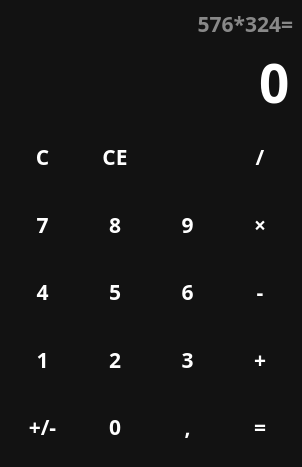
<?xml version="1.0" encoding="UTF-8"?>
<ui version="4.0">
 <class>MainWindow</class>
 <widget class="QMainWindow" name="MainWindow">
  <property name="geometry">
   <rect>
    <x>0</x>
    <y>0</y>
    <width>302</width>
    <height>467</height>
   </rect>
  </property>
  <property name="windowTitle">
   <string>MainWindow</string>
  </property>
  <property name="windowIcon">
   <iconset resource="files.qrc">
    <normaloff>:/icons/icons/calculate_24dp_000000_FILL1_wght400_GRAD0_opsz24.png</normaloff>:/icons/icons/calculate_24dp_000000_FILL1_wght400_GRAD0_opsz24.png</iconset>
  </property>
  <property name="styleSheet">
   <string notr="true">QWidget {
	color: white;
	background-color: #121212;
	font-family: Rubik;
	font-size: 16pt;
	font-weight: 600;
}

QPushButton {
	background-color: transparent;
	border: none;
}

QPushButton:hover {
	background-color: #666;
}

QPushButton:pressed {
	background-color: #888;
}</string>
  </property>
  <widget class="QWidget" name="centralwidget">
   <layout class="QVBoxLayout" name="verticalLayout">
    <item>
     <widget class="QLabel" name="lbl_temp">
      <property name="sizePolicy">
       <sizepolicy hsizetype="Expanding" vsizetype="Maximum">
        <horstretch>0</horstretch>
        <verstretch>0</verstretch>
       </sizepolicy>
      </property>
      <property name="cursor">
       <cursorShape>PointingHandCursor</cursorShape>
      </property>
      <property name="styleSheet">
       <string notr="true">color: #888;</string>
      </property>
      <property name="text">
       <string>576*324=</string>
      </property>
      <property name="alignment">
       <set>Qt::AlignRight|Qt::AlignTrailing|Qt::AlignVCenter</set>
      </property>
     </widget>
    </item>
    <item>
     <widget class="QLineEdit" name="le_entry">
      <property name="styleSheet">
       <string notr="true">font-size: 40pt;
border: none;</string>
      </property>
      <property name="text">
       <string>0</string>
      </property>
      <property name="maxLength">
       <number>10</number>
      </property>
      <property name="alignment">
       <set>Qt::AlignRight|Qt::AlignTrailing|Qt::AlignVCenter</set>
      </property>
      <property name="readOnly">
       <bool>true</bool>
      </property>
     </widget>
    </item>
    <item>
     <layout class="QGridLayout" name="layout_buttons">
      <item row="1" column="2">
       <widget class="QPushButton" name="btn_9">
        <property name="sizePolicy">
         <sizepolicy hsizetype="Minimum" vsizetype="Expanding">
          <horstretch>0</horstretch>
          <verstretch>0</verstretch>
         </sizepolicy>
        </property>
        <property name="cursor">
         <cursorShape>PointingHandCursor</cursorShape>
        </property>
        <property name="text">
         <string>9</string>
        </property>
        <property name="shortcut">
         <string>9</string>
        </property>
       </widget>
      </item>
      <item row="0" column="3">
       <widget class="QPushButton" name="btn_div">
        <property name="sizePolicy">
         <sizepolicy hsizetype="Minimum" vsizetype="Expanding">
          <horstretch>0</horstretch>
          <verstretch>0</verstretch>
         </sizepolicy>
        </property>
        <property name="cursor">
         <cursorShape>PointingHandCursor</cursorShape>
        </property>
        <property name="text">
         <string>/</string>
        </property>
        <property name="shortcut">
         <string>/</string>
        </property>
       </widget>
      </item>
      <item row="0" column="2">
       <widget class="QPushButton" name="btn_backspace">
        <property name="sizePolicy">
         <sizepolicy hsizetype="Minimum" vsizetype="Expanding">
          <horstretch>0</horstretch>
          <verstretch>0</verstretch>
         </sizepolicy>
        </property>
        <property name="cursor">
         <cursorShape>PointingHandCursor</cursorShape>
        </property>
        <property name="text">
         <string/>
        </property>
        <property name="icon">
         <iconset resource="files.qrc">
          <normaloff>:/icons/icons/backspace_24dp_FFFFFF_FILL1_wght400_GRAD0_opsz24.png</normaloff>:/icons/icons/backspace_24dp_FFFFFF_FILL1_wght400_GRAD0_opsz24.png</iconset>
        </property>
        <property name="iconSize">
         <size>
          <width>24</width>
          <height>24</height>
         </size>
        </property>
        <property name="shortcut">
         <string>Backspace</string>
        </property>
       </widget>
      </item>
      <item row="2" column="3">
       <widget class="QPushButton" name="btn_sub">
        <property name="sizePolicy">
         <sizepolicy hsizetype="Minimum" vsizetype="Expanding">
          <horstretch>0</horstretch>
          <verstretch>0</verstretch>
         </sizepolicy>
        </property>
        <property name="cursor">
         <cursorShape>PointingHandCursor</cursorShape>
        </property>
        <property name="styleSheet">
         <string notr="true"/>
        </property>
        <property name="text">
         <string>-</string>
        </property>
        <property name="shortcut">
         <string>-</string>
        </property>
       </widget>
      </item>
      <item row="2" column="2">
       <widget class="QPushButton" name="btn_6">
        <property name="sizePolicy">
         <sizepolicy hsizetype="Minimum" vsizetype="Expanding">
          <horstretch>0</horstretch>
          <verstretch>0</verstretch>
         </sizepolicy>
        </property>
        <property name="cursor">
         <cursorShape>PointingHandCursor</cursorShape>
        </property>
        <property name="text">
         <string>6</string>
        </property>
        <property name="shortcut">
         <string>6</string>
        </property>
       </widget>
      </item>
      <item row="3" column="2">
       <widget class="QPushButton" name="btn_3">
        <property name="sizePolicy">
         <sizepolicy hsizetype="Minimum" vsizetype="Expanding">
          <horstretch>0</horstretch>
          <verstretch>0</verstretch>
         </sizepolicy>
        </property>
        <property name="cursor">
         <cursorShape>PointingHandCursor</cursorShape>
        </property>
        <property name="text">
         <string>3</string>
        </property>
        <property name="shortcut">
         <string>3</string>
        </property>
       </widget>
      </item>
      <item row="1" column="3">
       <widget class="QPushButton" name="btn_mul">
        <property name="sizePolicy">
         <sizepolicy hsizetype="Minimum" vsizetype="Expanding">
          <horstretch>0</horstretch>
          <verstretch>0</verstretch>
         </sizepolicy>
        </property>
        <property name="cursor">
         <cursorShape>PointingHandCursor</cursorShape>
        </property>
        <property name="text">
         <string>×</string>
        </property>
        <property name="shortcut">
         <string>*</string>
        </property>
       </widget>
      </item>
      <item row="1" column="0">
       <widget class="QPushButton" name="btn_7">
        <property name="sizePolicy">
         <sizepolicy hsizetype="Minimum" vsizetype="Expanding">
          <horstretch>0</horstretch>
          <verstretch>0</verstretch>
         </sizepolicy>
        </property>
        <property name="cursor">
         <cursorShape>PointingHandCursor</cursorShape>
        </property>
        <property name="text">
         <string>7</string>
        </property>
        <property name="shortcut">
         <string>7</string>
        </property>
       </widget>
      </item>
      <item row="3" column="0">
       <widget class="QPushButton" name="btn_1">
        <property name="sizePolicy">
         <sizepolicy hsizetype="Minimum" vsizetype="Expanding">
          <horstretch>0</horstretch>
          <verstretch>0</verstretch>
         </sizepolicy>
        </property>
        <property name="cursor">
         <cursorShape>PointingHandCursor</cursorShape>
        </property>
        <property name="text">
         <string>1</string>
        </property>
        <property name="shortcut">
         <string>1</string>
        </property>
       </widget>
      </item>
      <item row="4" column="0">
       <widget class="QPushButton" name="btn_neg">
        <property name="sizePolicy">
         <sizepolicy hsizetype="Minimum" vsizetype="Expanding">
          <horstretch>0</horstretch>
          <verstretch>0</verstretch>
         </sizepolicy>
        </property>
        <property name="cursor">
         <cursorShape>PointingHandCursor</cursorShape>
        </property>
        <property name="text">
         <string>+/-</string>
        </property>
       </widget>
      </item>
      <item row="0" column="0">
       <widget class="QPushButton" name="btn_clear">
        <property name="sizePolicy">
         <sizepolicy hsizetype="Minimum" vsizetype="Expanding">
          <horstretch>0</horstretch>
          <verstretch>0</verstretch>
         </sizepolicy>
        </property>
        <property name="cursor">
         <cursorShape>PointingHandCursor</cursorShape>
        </property>
        <property name="text">
         <string>C</string>
        </property>
       </widget>
      </item>
      <item row="2" column="0">
       <widget class="QPushButton" name="btn_4">
        <property name="sizePolicy">
         <sizepolicy hsizetype="Minimum" vsizetype="Expanding">
          <horstretch>0</horstretch>
          <verstretch>0</verstretch>
         </sizepolicy>
        </property>
        <property name="cursor">
         <cursorShape>PointingHandCursor</cursorShape>
        </property>
        <property name="text">
         <string>4</string>
        </property>
        <property name="shortcut">
         <string>4</string>
        </property>
       </widget>
      </item>
      <item row="4" column="1">
       <widget class="QPushButton" name="btn_0">
        <property name="sizePolicy">
         <sizepolicy hsizetype="Minimum" vsizetype="Expanding">
          <horstretch>0</horstretch>
          <verstretch>0</verstretch>
         </sizepolicy>
        </property>
        <property name="cursor">
         <cursorShape>PointingHandCursor</cursorShape>
        </property>
        <property name="text">
         <string>0</string>
        </property>
        <property name="shortcut">
         <string>0</string>
        </property>
       </widget>
      </item>
      <item row="3" column="1">
       <widget class="QPushButton" name="btn_2">
        <property name="sizePolicy">
         <sizepolicy hsizetype="Minimum" vsizetype="Expanding">
          <horstretch>0</horstretch>
          <verstretch>0</verstretch>
         </sizepolicy>
        </property>
        <property name="cursor">
         <cursorShape>PointingHandCursor</cursorShape>
        </property>
        <property name="text">
         <string>2</string>
        </property>
        <property name="shortcut">
         <string>2</string>
        </property>
       </widget>
      </item>
      <item row="0" column="1">
       <widget class="QPushButton" name="btn_ce">
        <property name="sizePolicy">
         <sizepolicy hsizetype="Minimum" vsizetype="Expanding">
          <horstretch>0</horstretch>
          <verstretch>0</verstretch>
         </sizepolicy>
        </property>
        <property name="cursor">
         <cursorShape>PointingHandCursor</cursorShape>
        </property>
        <property name="text">
         <string>CE</string>
        </property>
        <property name="shortcut">
         <string>Del</string>
        </property>
       </widget>
      </item>
      <item row="2" column="1">
       <widget class="QPushButton" name="btn_5">
        <property name="sizePolicy">
         <sizepolicy hsizetype="Minimum" vsizetype="Expanding">
          <horstretch>0</horstretch>
          <verstretch>0</verstretch>
         </sizepolicy>
        </property>
        <property name="cursor">
         <cursorShape>PointingHandCursor</cursorShape>
        </property>
        <property name="text">
         <string>5</string>
        </property>
        <property name="shortcut">
         <string>5</string>
        </property>
       </widget>
      </item>
      <item row="1" column="1">
       <widget class="QPushButton" name="btn_8">
        <property name="sizePolicy">
         <sizepolicy hsizetype="Minimum" vsizetype="Expanding">
          <horstretch>0</horstretch>
          <verstretch>0</verstretch>
         </sizepolicy>
        </property>
        <property name="cursor">
         <cursorShape>PointingHandCursor</cursorShape>
        </property>
        <property name="text">
         <string>8</string>
        </property>
        <property name="shortcut">
         <string>8</string>
        </property>
       </widget>
      </item>
      <item row="4" column="2">
       <widget class="QPushButton" name="btn_point">
        <property name="sizePolicy">
         <sizepolicy hsizetype="Minimum" vsizetype="Expanding">
          <horstretch>0</horstretch>
          <verstretch>0</verstretch>
         </sizepolicy>
        </property>
        <property name="cursor">
         <cursorShape>PointingHandCursor</cursorShape>
        </property>
        <property name="text">
         <string>,</string>
        </property>
       </widget>
      </item>
      <item row="3" column="3">
       <widget class="QPushButton" name="btn_plus">
        <property name="sizePolicy">
         <sizepolicy hsizetype="Minimum" vsizetype="Expanding">
          <horstretch>0</horstretch>
          <verstretch>0</verstretch>
         </sizepolicy>
        </property>
        <property name="cursor">
         <cursorShape>PointingHandCursor</cursorShape>
        </property>
        <property name="text">
         <string>+</string>
        </property>
        <property name="shortcut">
         <string>+</string>
        </property>
       </widget>
      </item>
      <item row="4" column="3">
       <widget class="QPushButton" name="btn_calc">
        <property name="sizePolicy">
         <sizepolicy hsizetype="Minimum" vsizetype="Expanding">
          <horstretch>0</horstretch>
          <verstretch>0</verstretch>
         </sizepolicy>
        </property>
        <property name="cursor">
         <cursorShape>PointingHandCursor</cursorShape>
        </property>
        <property name="text">
         <string>=</string>
        </property>
        <property name="shortcut">
         <string>=</string>
        </property>
       </widget>
      </item>
     </layout>
    </item>
   </layout>
  </widget>
 </widget>
 <resources>
  <include location="files.qrc"/>
 </resources>
 <connections/>
</ui>
